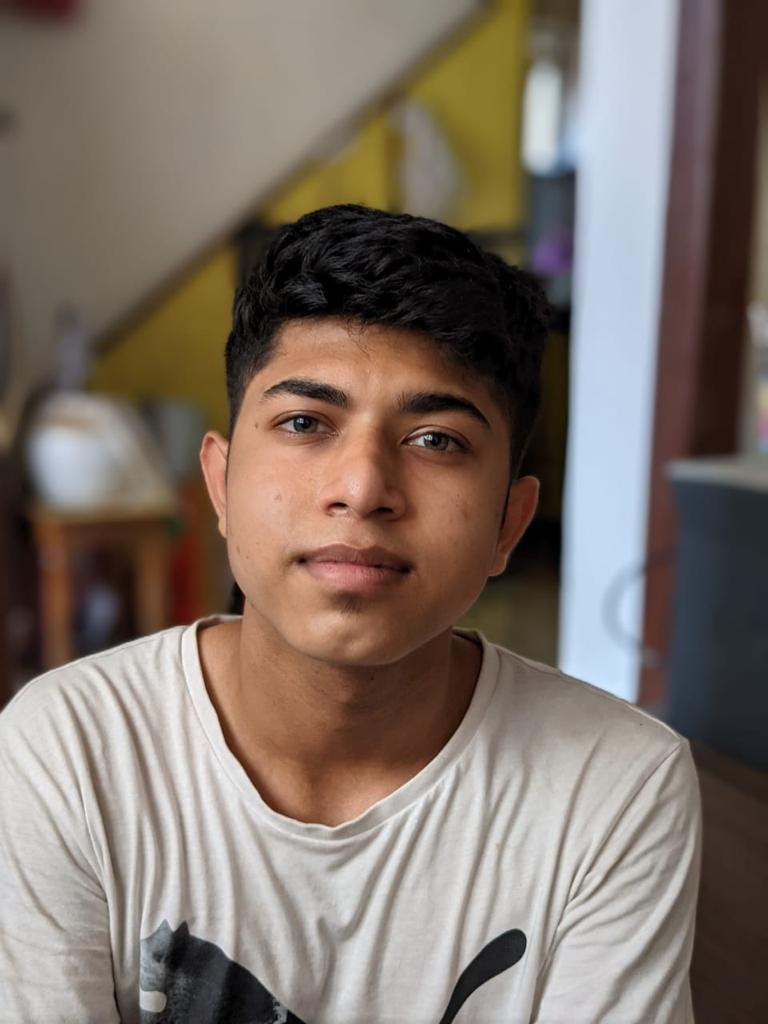
#> input picture Face_Detection/manya3.jpg, 768 x 1024 px
$ python face_detection.py
#> lines starting #> are read from the running program, lines starting #| are printed output that depends on the picture; after the words box and inside, x2 and y2 are one past the last pixel; in counts of white or black regions, pixels touching at a corner belong together
import cv2

face_cascade = cv2.CascadeClassifier('frontal_face.xml')

img = cv2.imread('manya3.jpg')
#> img is the input picture: shape (1024, 768, 3); mean B, G, R 105.4, 114.3, 126.6

gray = cv2.cvtColor(img, cv2.COLOR_BGR2GRAY)
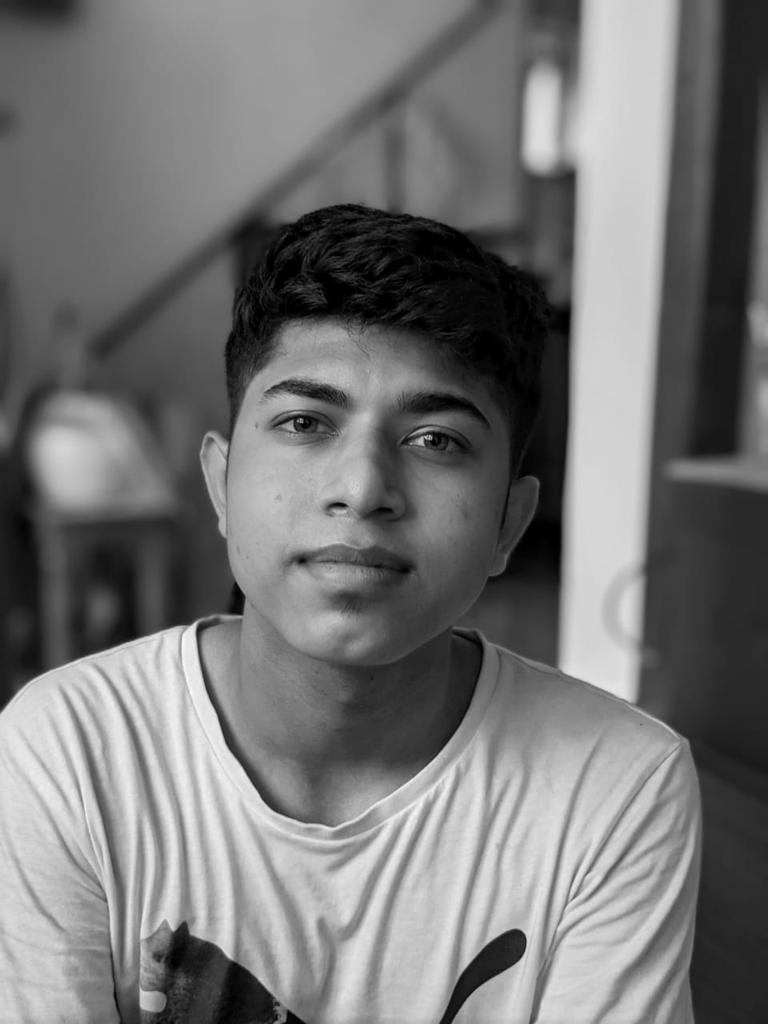
#> gray: shape (1024, 768); min 0, max 252, mean 117

faces = face_cascade.detectMultiScale(gray, 1.1,4)
#> faces = [[18, 965, 57, 57], [30, 389, 111, 111], [184, 292, 358, 358]]

for (x, y, w, h) in faces:
    cv2.rectangle(img, (x,y), (x+w, y+h), (225,0,0),2)
#> this loop made 3 passes
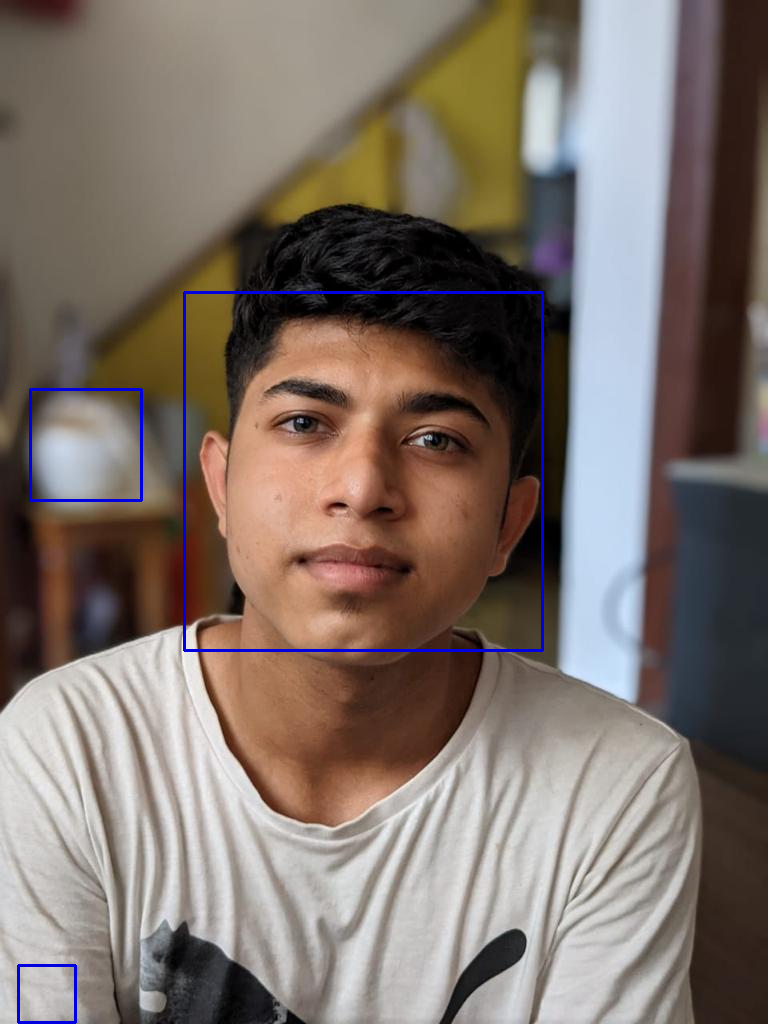
#> img: shape (1024, 768, 3); 0.8% of pixels changed, all inside (x1, y1, x2, y2) = (17, 291, 544, 1024)

cv2.imshow('img',img)
cv2.waitKey()

cv2.imwrite("face_detected.jpg", img)

$ run again, with Face_Detection/abcd.jpg copied over Face_Detection/manya3.jpg
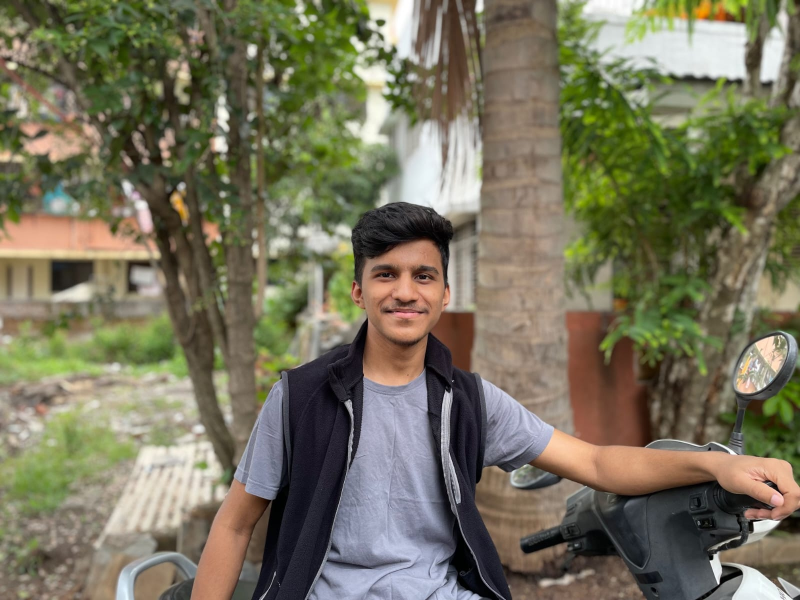
#> input picture Face_Detection/abcd.jpg, 1600 x 1200 px (shown at 1/2 size)
#> img is the input picture: shape (1200, 1600, 3); mean B, G, R 92.4, 115, 118.9
#> `gray = cv2.cvtColor(img, cv2.COLOR_BGR2GRAY)`:
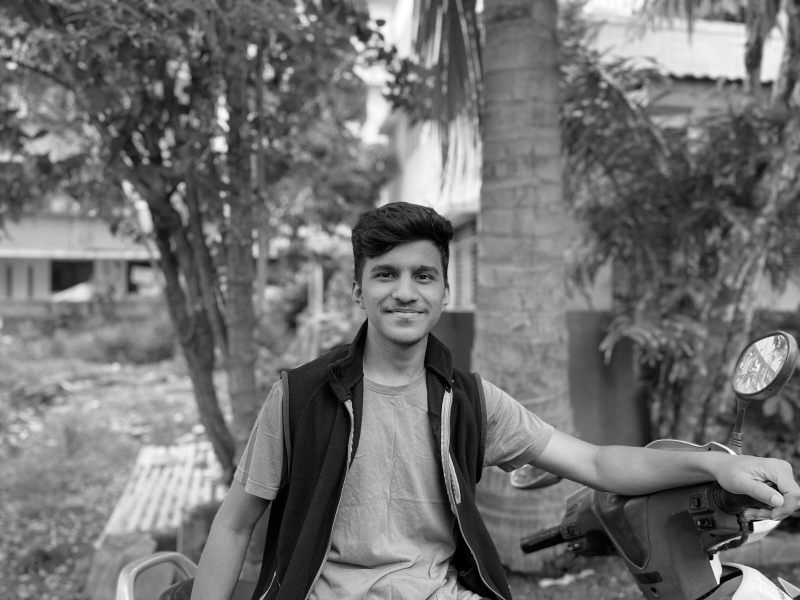
#> gray: shape (1200, 1600) (shown at 1/2 size); min 0, max 255, mean 113.6
#> faces = [[1369, 769, 52, 52], [325, 118, 59, 59], [650, 538, 72, 72], [783, 829, 76, 76], [1211, 455, 91, 91], [240, 537, 93, 93], [958, 1011, 93, 93], [700, 465, 216, 216], [939, 78, 195, 195]]
#> the loop `for (x, y, w, h) in faces:` made 9 passes
#> after the loop `for (x, y, w, h) in faces:`:
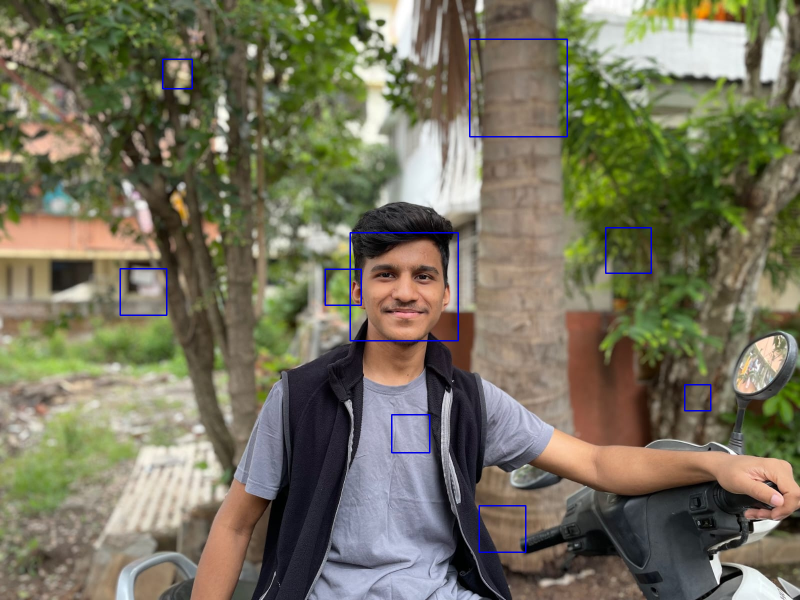
#> img: shape (1200, 1600, 3) (shown at 1/2 size); 0.59% of pixels changed, all inside (x1, y1, x2, y2) = (239, 77, 1423, 1106)
